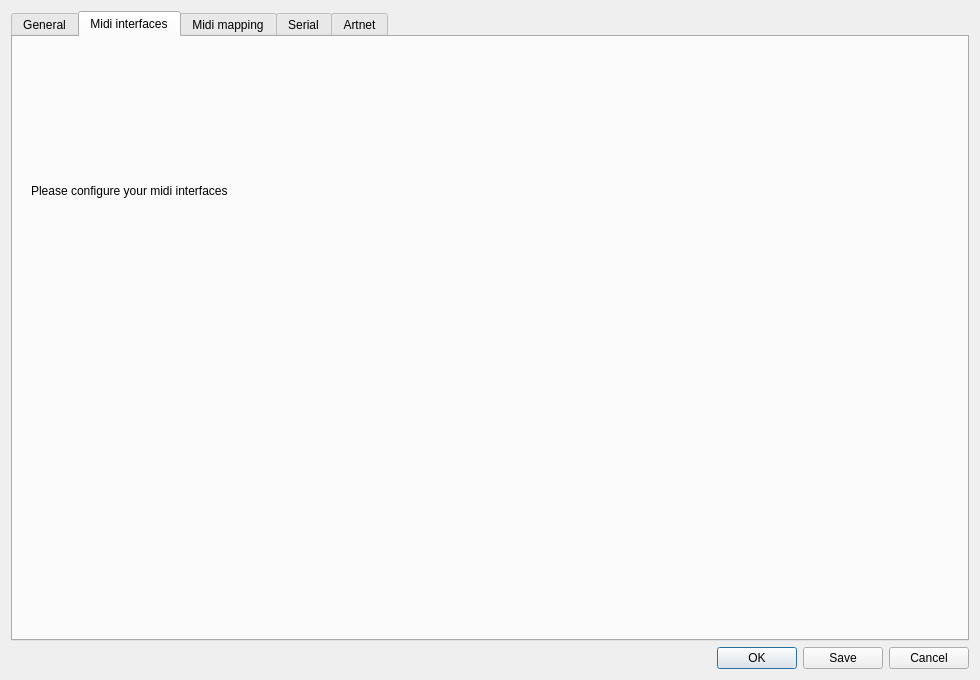
<?xml version="1.0" encoding="UTF-8"?>
<ui version="4.0">
 <class>ConfigDialog</class>
 <widget class="QDialog" name="ConfigDialog">
  <property name="geometry">
   <rect>
    <x>0</x>
    <y>0</y>
    <width>980</width>
    <height>680</height>
   </rect>
  </property>
  <property name="windowTitle">
   <string>Dialog</string>
  </property>
  <layout class="QVBoxLayout" name="verticalLayout_4">
   <item>
    <layout class="QHBoxLayout" name="horizontalLayout">
     <item>
      <widget class="QTabWidget" name="tabWidget">
       <property name="tabPosition">
        <enum>QTabWidget::North</enum>
       </property>
       <property name="tabShape">
        <enum>QTabWidget::Rounded</enum>
       </property>
       <property name="currentIndex">
        <number>1</number>
       </property>
       <property name="usesScrollButtons">
        <bool>true</bool>
       </property>
       <widget class="QWidget" name="tabGeneral">
        <attribute name="title">
         <string>General</string>
        </attribute>
        <layout class="QVBoxLayout" name="verticalLayout_5">
         <item>
          <widget class="QWidget" name="wRenderer" native="true">
           <layout class="QVBoxLayout" name="verticalLayout_10">
            <item>
             <widget class="QLabel" name="label_16">
              <property name="sizePolicy">
               <sizepolicy hsizetype="Preferred" vsizetype="Minimum">
                <horstretch>0</horstretch>
                <verstretch>0</verstretch>
               </sizepolicy>
              </property>
              <property name="text">
               <string>Renderer size</string>
              </property>
              <property name="alignment">
               <set>Qt::AlignCenter</set>
              </property>
             </widget>
            </item>
            <item>
             <widget class="QWidget" name="widget_18" native="true">
              <layout class="QHBoxLayout" name="horizontalLayout_17">
               <item>
                <widget class="QLabel" name="label_17">
                 <property name="text">
                  <string>Panels in X</string>
                 </property>
                </widget>
               </item>
               <item>
                <widget class="QSpinBox" name="sbPanelsInX">
                 <property name="value">
                  <number>3</number>
                 </property>
                </widget>
               </item>
              </layout>
             </widget>
            </item>
            <item>
             <widget class="QWidget" name="widget_19" native="true">
              <layout class="QHBoxLayout" name="horizontalLayout_18">
               <item>
                <widget class="QLabel" name="label_18">
                 <property name="text">
                  <string>Panels in Y</string>
                 </property>
                </widget>
               </item>
               <item>
                <widget class="QSpinBox" name="sbPanelsInY">
                 <property name="value">
                  <number>2</number>
                 </property>
                </widget>
               </item>
              </layout>
             </widget>
            </item>
            <item>
             <widget class="QWidget" name="widget_20" native="true">
              <layout class="QHBoxLayout" name="horizontalLayout_19">
               <item>
                <widget class="QLabel" name="label_19">
                 <property name="text">
                  <string>Panel pixels in X</string>
                 </property>
                </widget>
               </item>
               <item>
                <widget class="QSpinBox" name="sbPanelPixelsInX">
                 <property name="suffix">
                  <string> px</string>
                 </property>
                 <property name="value">
                  <number>8</number>
                 </property>
                </widget>
               </item>
              </layout>
             </widget>
            </item>
            <item>
             <widget class="QWidget" name="widget_21" native="true">
              <layout class="QHBoxLayout" name="horizontalLayout_20">
               <item>
                <widget class="QLabel" name="label_20">
                 <property name="text">
                  <string>Panel pixels in Y</string>
                 </property>
                </widget>
               </item>
               <item>
                <widget class="QSpinBox" name="sbPanelPixelsInY">
                 <property name="suffix">
                  <string> px</string>
                 </property>
                 <property name="value">
                  <number>8</number>
                 </property>
                </widget>
               </item>
              </layout>
             </widget>
            </item>
            <item>
             <widget class="Line" name="interfaceline">
              <property name="frameShadow">
               <enum>QFrame::Sunken</enum>
              </property>
              <property name="orientation">
               <enum>Qt::Horizontal</enum>
              </property>
             </widget>
            </item>
            <item>
             <widget class="QWidget" name="widget_11" native="true">
              <layout class="QHBoxLayout" name="horizontalLayout_11">
               <item>
                <widget class="QLabel" name="label_3">
                 <property name="text">
                  <string>Total width</string>
                 </property>
                </widget>
               </item>
               <item>
                <widget class="QSpinBox" name="sbSceneWidth">
                 <property name="enabled">
                  <bool>false</bool>
                 </property>
                 <property name="suffix">
                  <string> px</string>
                 </property>
                 <property name="minimum">
                  <number>1</number>
                 </property>
                 <property name="maximum">
                  <number>100</number>
                 </property>
                 <property name="value">
                  <number>24</number>
                 </property>
                </widget>
               </item>
              </layout>
             </widget>
            </item>
            <item>
             <widget class="QWidget" name="widget_17" native="true">
              <layout class="QHBoxLayout" name="horizontalLayout_16">
               <item>
                <widget class="QLabel" name="label_12">
                 <property name="text">
                  <string>Total height</string>
                 </property>
                </widget>
               </item>
               <item>
                <widget class="QSpinBox" name="sbSceneHeight">
                 <property name="enabled">
                  <bool>false</bool>
                 </property>
                 <property name="suffix">
                  <string> px</string>
                 </property>
                 <property name="minimum">
                  <number>1</number>
                 </property>
                 <property name="maximum">
                  <number>100</number>
                 </property>
                 <property name="value">
                  <number>42</number>
                 </property>
                </widget>
               </item>
              </layout>
             </widget>
            </item>
            <item>
             <widget class="QLabel" name="label_15">
              <property name="sizePolicy">
               <sizepolicy hsizetype="Preferred" vsizetype="MinimumExpanding">
                <horstretch>0</horstretch>
                <verstretch>0</verstretch>
               </sizepolicy>
              </property>
              <property name="text">
               <string>&lt;html&gt;&lt;head/&gt;&lt;body&gt;&lt;p&gt;&lt;span style=&quot; font-weight:600;&quot;&gt;Please note&lt;/span&gt;: Minotor need a restart when scene size is changed.&lt;/p&gt;&lt;/body&gt;&lt;/html&gt;</string>
              </property>
              <property name="alignment">
               <set>Qt::AlignCenter</set>
              </property>
             </widget>
            </item>
           </layout>
          </widget>
         </item>
        </layout>
       </widget>
       <widget class="QWidget" name="tabMidiInterfaces">
        <attribute name="title">
         <string>Midi interfaces</string>
        </attribute>
        <layout class="QVBoxLayout" name="verticalLayout_7">
         <item>
          <widget class="QWidget" name="widget_7" native="true">
           <layout class="QVBoxLayout" name="verticalLayout_8">
            <item>
             <widget class="QLabel" name="label_8">
              <property name="text">
               <string>Please configure your midi interfaces</string>
              </property>
             </widget>
            </item>
           </layout>
          </widget>
         </item>
         <item>
          <widget class="QWidget" name="wMidiInterfaces" native="true">
           <layout class="QVBoxLayout" name="verticalLayout_9"/>
          </widget>
         </item>
        </layout>
       </widget>
       <widget class="QWidget" name="tabMidiMapping">
        <attribute name="title">
         <string notr="true">Midi mapping</string>
        </attribute>
        <layout class="QVBoxLayout" name="verticalLayout_6">
         <item>
          <widget class="QWidget" name="widget_2" native="true">
           <layout class="QHBoxLayout" name="horizontalLayout_3">
            <item>
             <widget class="QWidget" name="widget_12" native="true">
              <layout class="QHBoxLayout" name="horizontalLayout_7" stretch="0,1,0">
               <item>
                <widget class="QListWidget" name="lwMappings">
                 <property name="minimumSize">
                  <size>
                   <width>210</width>
                   <height>0</height>
                  </size>
                 </property>
                 <property name="maximumSize">
                  <size>
                   <width>210</width>
                   <height>16777215</height>
                  </size>
                 </property>
                </widget>
               </item>
               <item>
                <widget class="QWidget" name="wMappingEditor" native="true">
                 <layout class="QVBoxLayout" name="verticalLayout">
                  <item>
                   <widget class="QLabel" name="label_4">
                    <property name="text">
                     <string>Configure midi mapping for remote control of Minotor</string>
                    </property>
                   </widget>
                  </item>
                  <item>
                   <widget class="QWidget" name="widget_8" native="true">
                    <layout class="QGridLayout" name="gridLayout">
                     <item row="0" column="2">
                      <widget class="QLabel" name="lVendor">
                       <property name="text">
                        <string>Manufacturer</string>
                       </property>
                      </widget>
                     </item>
                     <item row="0" column="0">
                      <widget class="QLabel" name="lProduct">
                       <property name="text">
                        <string>Product name</string>
                       </property>
                      </widget>
                     </item>
                     <item row="0" column="1">
                      <widget class="QLineEdit" name="leProduct">
                       <property name="alignment">
                        <set>Qt::AlignRight|Qt::AlignTrailing|Qt::AlignVCenter</set>
                       </property>
                      </widget>
                     </item>
                     <item row="0" column="3">
                      <widget class="QLineEdit" name="leVendor">
                       <property name="alignment">
                        <set>Qt::AlignRight|Qt::AlignTrailing|Qt::AlignVCenter</set>
                       </property>
                      </widget>
                     </item>
                     <item row="0" column="4">
                      <widget class="QLabel" name="label">
                       <property name="text">
                        <string>Comment</string>
                       </property>
                      </widget>
                     </item>
                     <item row="0" column="5">
                      <widget class="QLineEdit" name="leComment"/>
                     </item>
                    </layout>
                   </widget>
                  </item>
                  <item>
                   <widget class="QWidget" name="widget_9" native="true">
                    <layout class="QHBoxLayout" name="horizontalLayout_6">
                     <item>
                      <widget class="QLabel" name="lblMidiMessages">
                       <property name="text">
                        <string>Midi messages</string>
                       </property>
                      </widget>
                     </item>
                     <item>
                      <widget class="QPushButton" name="pbAcceptSync">
                       <property name="text">
                        <string>Sync</string>
                       </property>
                       <property name="checkable">
                        <bool>true</bool>
                       </property>
                      </widget>
                     </item>
                     <item>
                      <widget class="QPushButton" name="pbAcceptNotes">
                       <property name="text">
                        <string>Notes</string>
                       </property>
                       <property name="checkable">
                        <bool>true</bool>
                       </property>
                      </widget>
                     </item>
                     <item>
                      <widget class="QPushButton" name="pbAcceptControlChange">
                       <property name="text">
                        <string>Ctrl Change</string>
                       </property>
                       <property name="checkable">
                        <bool>true</bool>
                       </property>
                      </widget>
                     </item>
                     <item>
                      <widget class="QPushButton" name="pbAcceptProgramChange">
                       <property name="text">
                        <string>Prg change</string>
                       </property>
                       <property name="checkable">
                        <bool>true</bool>
                       </property>
                      </widget>
                     </item>
                    </layout>
                   </widget>
                  </item>
                  <item>
                   <widget class="QWidget" name="widget_5" native="true">
                    <layout class="QGridLayout" name="gridLayout_3">
                     <item row="0" column="4">
                      <widget class="QLabel" name="lTriggersPerTrack">
                       <property name="text">
                        <string>Triggers per track</string>
                       </property>
                      </widget>
                     </item>
                     <item row="0" column="0">
                      <widget class="QLabel" name="lTracks">
                       <property name="text">
                        <string>Tracks</string>
                       </property>
                      </widget>
                     </item>
                     <item row="0" column="1">
                      <widget class="QSpinBox" name="sbTracks"/>
                     </item>
                     <item row="0" column="2">
                      <widget class="QLabel" name="lKnobsPerTrack">
                       <property name="text">
                        <string>Knobs per track</string>
                       </property>
                      </widget>
                     </item>
                     <item row="0" column="5">
                      <widget class="QSpinBox" name="sbTriggersPerTrack"/>
                     </item>
                     <item row="0" column="3">
                      <widget class="QSpinBox" name="sbKnobsPerTrack"/>
                     </item>
                    </layout>
                   </widget>
                  </item>
                  <item>
                   <widget class="QTableWidget" name="tableMidiMapping">
                    <property name="alternatingRowColors">
                     <bool>false</bool>
                    </property>
                    <property name="selectionMode">
                     <enum>QAbstractItemView::SingleSelection</enum>
                    </property>
                    <property name="selectionBehavior">
                     <enum>QAbstractItemView::SelectRows</enum>
                    </property>
                    <property name="showGrid">
                     <bool>true</bool>
                    </property>
                    <property name="gridStyle">
                     <enum>Qt::SolidLine</enum>
                    </property>
                    <property name="columnCount">
                     <number>4</number>
                    </property>
                    <attribute name="horizontalHeaderDefaultSectionSize">
                     <number>160</number>
                    </attribute>
                    <attribute name="horizontalHeaderHighlightSections">
                     <bool>false</bool>
                    </attribute>
                    <attribute name="horizontalHeaderStretchLastSection">
                     <bool>true</bool>
                    </attribute>
                    <attribute name="verticalHeaderVisible">
                     <bool>false</bool>
                    </attribute>
                    <attribute name="verticalHeaderHighlightSections">
                     <bool>false</bool>
                    </attribute>
                    <column/>
                    <column/>
                    <column/>
                    <column/>
                   </widget>
                  </item>
                  <item>
                   <widget class="QWidget" name="wMidiMappingBottom" native="true">
                    <layout class="QHBoxLayout" name="horizontalLayout_4">
                     <item>
                      <spacer name="horizontalSpacer">
                       <property name="orientation">
                        <enum>Qt::Horizontal</enum>
                       </property>
                       <property name="sizeHint" stdset="0">
                        <size>
                         <width>40</width>
                         <height>20</height>
                        </size>
                       </property>
                      </spacer>
                     </item>
                     <item>
                      <widget class="QLabel" name="label_2">
                       <property name="text">
                        <string>Detected controls:</string>
                       </property>
                      </widget>
                     </item>
                     <item>
                      <widget class="QLabel" name="lMidiControlsCount">
                       <property name="text">
                        <string>0</string>
                       </property>
                      </widget>
                     </item>
                    </layout>
                   </widget>
                  </item>
                  <item>
                   <widget class="QWidget" name="widget_3" native="true">
                    <layout class="QHBoxLayout" name="horizontalLayout_5">
                     <item>
                      <spacer name="horizontalSpacer_2">
                       <property name="orientation">
                        <enum>Qt::Horizontal</enum>
                       </property>
                       <property name="sizeHint" stdset="0">
                        <size>
                         <width>40</width>
                         <height>20</height>
                        </size>
                       </property>
                      </spacer>
                     </item>
                     <item>
                      <widget class="QPushButton" name="pbCancelMapping">
                       <property name="text">
                        <string>Cancel</string>
                       </property>
                      </widget>
                     </item>
                     <item>
                      <widget class="QPushButton" name="pbSaveAs">
                       <property name="text">
                        <string>Save...</string>
                       </property>
                      </widget>
                     </item>
                    </layout>
                   </widget>
                  </item>
                 </layout>
                </widget>
               </item>
               <item>
                <spacer name="horizontalSpacer_3">
                 <property name="orientation">
                  <enum>Qt::Horizontal</enum>
                 </property>
                 <property name="sizeHint" stdset="0">
                  <size>
                   <width>0</width>
                   <height>0</height>
                  </size>
                 </property>
                </spacer>
               </item>
              </layout>
             </widget>
            </item>
           </layout>
          </widget>
         </item>
        </layout>
       </widget>
       <widget class="QWidget" name="tabSerial">
        <attribute name="title">
         <string>Serial</string>
        </attribute>
        <layout class="QVBoxLayout" name="verticalLayout_2">
         <item>
          <widget class="QWidget" name="widget_10" native="true">
           <layout class="QHBoxLayout" name="horizontalLayout_10" stretch="0,1">
            <property name="leftMargin">
             <number>9</number>
            </property>
            <item>
             <widget class="QLabel" name="label_11">
              <property name="minimumSize">
               <size>
                <width>100</width>
                <height>0</height>
               </size>
              </property>
              <property name="text">
               <string>Protocol</string>
              </property>
             </widget>
            </item>
            <item>
             <widget class="QComboBox" name="comboBox">
              <item>
               <property name="text">
                <string>Leduino</string>
               </property>
              </item>
             </widget>
            </item>
           </layout>
          </widget>
         </item>
         <item>
          <widget class="QGroupBox" name="groupBox_3">
           <property name="title">
            <string/>
           </property>
           <layout class="QVBoxLayout" name="verticalLayout_3">
            <item>
             <widget class="QWidget" name="widget_4" native="true">
              <layout class="QHBoxLayout" name="horizontalLayout_2">
               <item>
                <widget class="QLabel" name="lSerial">
                 <property name="sizePolicy">
                  <sizepolicy hsizetype="Minimum" vsizetype="Preferred">
                   <horstretch>0</horstretch>
                   <verstretch>0</verstretch>
                  </sizepolicy>
                 </property>
                 <property name="minimumSize">
                  <size>
                   <width>100</width>
                   <height>0</height>
                  </size>
                 </property>
                 <property name="text">
                  <string>Serial Port</string>
                 </property>
                </widget>
               </item>
               <item>
                <widget class="QComboBox" name="cbSerialPort">
                 <property name="sizePolicy">
                  <sizepolicy hsizetype="MinimumExpanding" vsizetype="Fixed">
                   <horstretch>0</horstretch>
                   <verstretch>0</verstretch>
                  </sizepolicy>
                 </property>
                </widget>
               </item>
               <item>
                <widget class="QPushButton" name="pbSerialConnect">
                 <property name="text">
                  <string>Connect</string>
                 </property>
                 <property name="checkable">
                  <bool>true</bool>
                 </property>
                </widget>
               </item>
              </layout>
             </widget>
            </item>
            <item>
             <widget class="QWidget" name="widget_6" native="true">
              <layout class="QHBoxLayout" name="horizontalLayout_8" stretch="0,1">
               <item>
                <widget class="QLabel" name="label_6">
                 <property name="minimumSize">
                  <size>
                   <width>100</width>
                   <height>0</height>
                  </size>
                 </property>
                 <property name="text">
                  <string>Matrix type</string>
                 </property>
                </widget>
               </item>
               <item>
                <widget class="QComboBox" name="cbMatrixType">
                 <item>
                  <property name="text">
                   <string>Single panel</string>
                  </property>
                 </item>
                 <item>
                  <property name="text">
                   <string>Multi panel</string>
                  </property>
                 </item>
                </widget>
               </item>
              </layout>
             </widget>
            </item>
            <item>
             <widget class="QWidget" name="wMatrixConfig" native="true">
              <layout class="QHBoxLayout" name="horizontalLayout_9">
               <item>
                <widget class="QLabel" name="label_5">
                 <property name="text">
                  <string>Pixels X</string>
                 </property>
                </widget>
               </item>
               <item>
                <spacer name="horizontalSpacer_4">
                 <property name="orientation">
                  <enum>Qt::Horizontal</enum>
                 </property>
                 <property name="sizeHint" stdset="0">
                  <size>
                   <width>40</width>
                   <height>20</height>
                  </size>
                 </property>
                </spacer>
               </item>
               <item>
                <widget class="QSpinBox" name="spinBox"/>
               </item>
               <item>
                <widget class="QLabel" name="label_7">
                 <property name="text">
                  <string>Pixels Y</string>
                 </property>
                </widget>
               </item>
               <item>
                <spacer name="horizontalSpacer_5">
                 <property name="orientation">
                  <enum>Qt::Horizontal</enum>
                 </property>
                 <property name="sizeHint" stdset="0">
                  <size>
                   <width>40</width>
                   <height>20</height>
                  </size>
                 </property>
                </spacer>
               </item>
               <item>
                <widget class="QSpinBox" name="spinBox_2"/>
               </item>
              </layout>
             </widget>
            </item>
            <item>
             <widget class="QWidget" name="widget" native="true">
              <layout class="QGridLayout" name="gridLayout_2">
               <property name="leftMargin">
                <number>0</number>
               </property>
               <property name="rightMargin">
                <number>0</number>
               </property>
               <item row="0" column="0">
                <widget class="QWidget" name="widget_13" native="true">
                 <layout class="QHBoxLayout" name="horizontalLayout_12">
                  <item>
                   <widget class="QLabel" name="label_9">
                    <property name="text">
                     <string>Panel pixels X</string>
                    </property>
                   </widget>
                  </item>
                  <item>
                   <widget class="QSpinBox" name="spinBox_3"/>
                  </item>
                 </layout>
                </widget>
               </item>
               <item row="0" column="1" rowspan="2">
                <widget class="QWidget" name="widget_15" native="true">
                 <layout class="QHBoxLayout" name="horizontalLayout_14">
                  <item>
                   <widget class="QLabel" name="label_13">
                    <property name="text">
                     <string>Panel count X</string>
                    </property>
                   </widget>
                  </item>
                  <item>
                   <widget class="QSpinBox" name="spinBox_7"/>
                  </item>
                 </layout>
                </widget>
               </item>
               <item row="1" column="0" rowspan="2">
                <widget class="QWidget" name="widget_14" native="true">
                 <layout class="QHBoxLayout" name="horizontalLayout_13">
                  <item>
                   <widget class="QLabel" name="label_10">
                    <property name="text">
                     <string>Panel pixels Y</string>
                    </property>
                   </widget>
                  </item>
                  <item>
                   <widget class="QSpinBox" name="spinBox_4"/>
                  </item>
                 </layout>
                </widget>
               </item>
               <item row="2" column="1">
                <widget class="QWidget" name="widget_16" native="true">
                 <layout class="QHBoxLayout" name="horizontalLayout_15">
                  <item>
                   <widget class="QLabel" name="label_14">
                    <property name="text">
                     <string>Panel count Y</string>
                    </property>
                   </widget>
                  </item>
                  <item>
                   <widget class="QSpinBox" name="spinBox_8"/>
                  </item>
                 </layout>
                </widget>
               </item>
              </layout>
             </widget>
            </item>
           </layout>
          </widget>
         </item>
         <item>
          <spacer name="verticalSpacer">
           <property name="orientation">
            <enum>Qt::Vertical</enum>
           </property>
           <property name="sizeHint" stdset="0">
            <size>
             <width>20</width>
             <height>40</height>
            </size>
           </property>
          </spacer>
         </item>
        </layout>
       </widget>
       <widget class="QWidget" name="tabArtnet">
        <attribute name="title">
         <string>Artnet</string>
        </attribute>
        <widget class="QGroupBox" name="groupBox_4">
         <property name="geometry">
          <rect>
           <x>10</x>
           <y>65</y>
           <width>938</width>
           <height>311</height>
          </rect>
         </property>
         <property name="title">
          <string/>
         </property>
         <layout class="QVBoxLayout" name="verticalLayout_11">
          <item>
           <widget class="QWidget" name="widget_22" native="true">
            <layout class="QHBoxLayout" name="horizontalLayout_21">
             <item>
              <widget class="QLabel" name="lArtnet">
               <property name="sizePolicy">
                <sizepolicy hsizetype="Minimum" vsizetype="Preferred">
                 <horstretch>0</horstretch>
                 <verstretch>0</verstretch>
                </sizepolicy>
               </property>
               <property name="minimumSize">
                <size>
                 <width>100</width>
                 <height>0</height>
                </size>
               </property>
               <property name="text">
                <string>IP address</string>
               </property>
              </widget>
             </item>
             <item>
              <widget class="QLineEdit" name="leArtnet"/>
             </item>
             <item>
              <widget class="QPushButton" name="pbArtnet">
               <property name="text">
                <string>Connect</string>
               </property>
               <property name="checkable">
                <bool>true</bool>
               </property>
              </widget>
             </item>
            </layout>
           </widget>
          </item>
          <item>
           <widget class="QWidget" name="widget_23" native="true">
            <layout class="QHBoxLayout" name="horizontalLayout_22" stretch="0,1">
             <item>
              <widget class="QLabel" name="label_21">
               <property name="minimumSize">
                <size>
                 <width>100</width>
                 <height>0</height>
                </size>
               </property>
               <property name="text">
                <string>Matrix type</string>
               </property>
              </widget>
             </item>
             <item>
              <widget class="QComboBox" name="cbMatrixType_2">
               <item>
                <property name="text">
                 <string>Single panel</string>
                </property>
               </item>
               <item>
                <property name="text">
                 <string>Multi panel</string>
                </property>
               </item>
              </widget>
             </item>
            </layout>
           </widget>
          </item>
          <item>
           <widget class="QWidget" name="wMatrixConfig_2" native="true">
            <layout class="QHBoxLayout" name="horizontalLayout_23">
             <item>
              <widget class="QLabel" name="label_22">
               <property name="text">
                <string>Pixels X</string>
               </property>
              </widget>
             </item>
             <item>
              <spacer name="horizontalSpacer_6">
               <property name="orientation">
                <enum>Qt::Horizontal</enum>
               </property>
               <property name="sizeHint" stdset="0">
                <size>
                 <width>40</width>
                 <height>20</height>
                </size>
               </property>
              </spacer>
             </item>
             <item>
              <widget class="QSpinBox" name="spinBox_5"/>
             </item>
             <item>
              <widget class="QLabel" name="label_23">
               <property name="text">
                <string>Pixels Y</string>
               </property>
              </widget>
             </item>
             <item>
              <spacer name="horizontalSpacer_7">
               <property name="orientation">
                <enum>Qt::Horizontal</enum>
               </property>
               <property name="sizeHint" stdset="0">
                <size>
                 <width>40</width>
                 <height>20</height>
                </size>
               </property>
              </spacer>
             </item>
             <item>
              <widget class="QSpinBox" name="spinBox_6"/>
             </item>
            </layout>
           </widget>
          </item>
          <item>
           <widget class="QWidget" name="widget_24" native="true">
            <layout class="QGridLayout" name="gridLayout_4">
             <property name="leftMargin">
              <number>0</number>
             </property>
             <property name="rightMargin">
              <number>0</number>
             </property>
             <item row="0" column="0">
              <widget class="QWidget" name="widget_25" native="true">
               <layout class="QHBoxLayout" name="horizontalLayout_24">
                <item>
                 <widget class="QLabel" name="label_24">
                  <property name="text">
                   <string>Panel pixels X</string>
                  </property>
                 </widget>
                </item>
                <item>
                 <widget class="QSpinBox" name="spinBox_9"/>
                </item>
               </layout>
              </widget>
             </item>
             <item row="0" column="1" rowspan="2">
              <widget class="QWidget" name="widget_26" native="true">
               <layout class="QHBoxLayout" name="horizontalLayout_25">
                <item>
                 <widget class="QLabel" name="label_25">
                  <property name="text">
                   <string>Panel count X</string>
                  </property>
                 </widget>
                </item>
                <item>
                 <widget class="QSpinBox" name="spinBox_10"/>
                </item>
               </layout>
              </widget>
             </item>
             <item row="1" column="0" rowspan="2">
              <widget class="QWidget" name="widget_27" native="true">
               <layout class="QHBoxLayout" name="horizontalLayout_26">
                <item>
                 <widget class="QLabel" name="label_26">
                  <property name="text">
                   <string>Panel pixels Y</string>
                  </property>
                 </widget>
                </item>
                <item>
                 <widget class="QSpinBox" name="spinBox_11"/>
                </item>
               </layout>
              </widget>
             </item>
             <item row="2" column="1">
              <widget class="QWidget" name="widget_28" native="true">
               <layout class="QHBoxLayout" name="horizontalLayout_27">
                <item>
                 <widget class="QLabel" name="label_27">
                  <property name="text">
                   <string>Panel count Y</string>
                  </property>
                 </widget>
                </item>
                <item>
                 <widget class="QSpinBox" name="spinBox_12"/>
                </item>
               </layout>
              </widget>
             </item>
            </layout>
           </widget>
          </item>
         </layout>
        </widget>
        <widget class="QWidget" name="widget_29" native="true">
         <property name="geometry">
          <rect>
           <x>10</x>
           <y>10</y>
           <width>938</width>
           <height>49</height>
          </rect>
         </property>
         <layout class="QHBoxLayout" name="horizontalLayout_28" stretch="0,1">
          <property name="leftMargin">
           <number>9</number>
          </property>
          <item>
           <widget class="QLabel" name="label_28">
            <property name="minimumSize">
             <size>
              <width>100</width>
              <height>0</height>
             </size>
            </property>
            <property name="text">
             <string>Protocol</string>
            </property>
           </widget>
          </item>
          <item>
           <widget class="QComboBox" name="comboBox_2">
            <item>
             <property name="text">
              <string>Artnet</string>
             </property>
            </item>
           </widget>
          </item>
         </layout>
        </widget>
       </widget>
      </widget>
     </item>
    </layout>
   </item>
   <item>
    <widget class="QDialogButtonBox" name="buttonBox">
     <property name="orientation">
      <enum>Qt::Horizontal</enum>
     </property>
     <property name="standardButtons">
      <set>QDialogButtonBox::Cancel|QDialogButtonBox::Ok|QDialogButtonBox::Save</set>
     </property>
    </widget>
   </item>
  </layout>
 </widget>
 <resources/>
 <connections>
  <connection>
   <sender>buttonBox</sender>
   <signal>accepted()</signal>
   <receiver>ConfigDialog</receiver>
   <slot>accept()</slot>
   <hints>
    <hint type="sourcelabel">
     <x>248</x>
     <y>254</y>
    </hint>
    <hint type="destinationlabel">
     <x>157</x>
     <y>274</y>
    </hint>
   </hints>
  </connection>
  <connection>
   <sender>buttonBox</sender>
   <signal>rejected()</signal>
   <receiver>ConfigDialog</receiver>
   <slot>reject()</slot>
   <hints>
    <hint type="sourcelabel">
     <x>316</x>
     <y>260</y>
    </hint>
    <hint type="destinationlabel">
     <x>286</x>
     <y>274</y>
    </hint>
   </hints>
  </connection>
 </connections>
</ui>
